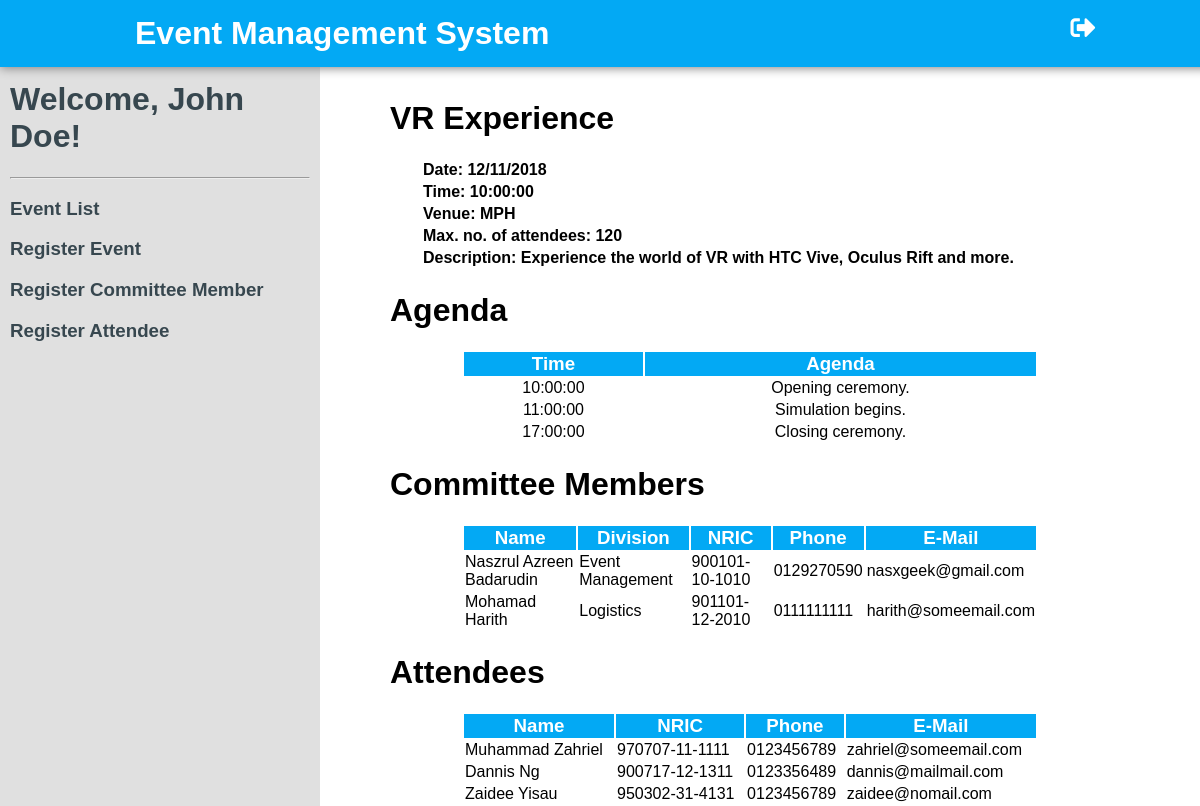
The app's page /website/event-detail.php?id=26 (signed in) with its own data.
### tables this page shows
CREATE TABLE IF NOT EXISTS `event` (
  `eve_id` int(4) NOT NULL,
  `eve_name` varchar(100) DEFAULT NULL,
  `eve_date` date DEFAULT NULL,
  `eve_time` time DEFAULT NULL,
  `eve_venue` varchar(100) DEFAULT NULL,
  `eve_max_num_att` int(3) DEFAULT NULL,
  `eve_desc` varchar(255) DEFAULT NULL,
  `user_id` int(4) NOT NULL
);

CREATE TABLE IF NOT EXISTS `tentative` (
  `tent_id` int(4) NOT NULL,
  `tent_time` time DEFAULT NULL,
  `tent_desc` varchar(255) DEFAULT NULL,
  `eve_id` int(4) DEFAULT NULL
);

CREATE TABLE IF NOT EXISTS `committee` (
  `comm_id` int(4) NOT NULL,
  `comm_name` varchar(100) DEFAULT NULL,
  `comm_div` varchar(20) DEFAULT NULL,
  `comm_nric` varchar(14) DEFAULT NULL,
  `comm_phone_num` varchar(13) DEFAULT NULL,
  `comm_email` varchar(100) DEFAULT NULL,
  `eve_id` int(4) DEFAULT NULL
);

CREATE TABLE IF NOT EXISTS `attendee` (
  `att_id` int(4) NOT NULL,
  `att_name` varchar(100) DEFAULT NULL,
  `att_nric` varchar(14) DEFAULT NULL,
  `att_phone_num` varchar(13) DEFAULT NULL,
  `att_email` varchar(100) DEFAULT NULL,
  `eve_id` int(4) DEFAULT NULL
);

### website/event-detail.php (the view, shortened to what this page needs)
<?php
	if(isset($_GET['id']) ) {
		$eve_id = $_GET['id'];
	} else {
		header("Location: index.php");
		exit();
	}
	include 'include/dbh-inc.php';
?>
<!DOCTYPE html>
<html>
<head>
	<link rel="stylesheet" type="text/css" href="src/event-detail.css">
	<link rel="stylesheet" href="https://use.fontawesome.com/releases/v5.3.1/css/all.css">
</head>
<body>
	<?php include 'include/header-nav.php'; ?>
	<div class="event-details">
		<div class="event-details-container">
			<?php
				$sql = "SELECT * FROM event WHERE eve_id = '$eve_id'";
				$result = mysqli_query($conn, $sql);
				$checkResult = mysqli_num_rows($result);
				$eventDatas = array();
				if ($checkResult < 1) {
					header("Location: index.php");
					exit();
				} else {
					while($row = mysqli_fetch_row($result)) {
						$eventDatas[] = $row;
					}
					foreach ($eventDatas as $eventData) {
						echo '
						<h1>'.$eventData[1].'</h1>
						<table >
							<tr>
								<td><h4>Date: '.date("d/m/Y", strtotime($eventData[2])).'</h4></td>
								<td></td>
							</tr>
							<tr>
								<td><h4>Time: '.$eventData[3].'</h4></td>
								<td></td>
							</tr>
							<tr>
								<td><h4>Venue: '.$eventData[4].'</h4></td>
								<td></td>
							</tr>
							<tr>
								<td><h4>Max. no. of attendees: '.$eventData[5].'</h4></td>
								<td></td>
							</tr>
							<tr>
								<td><h4>Description: '.$eventData[6].'</h4></td>
								<td></td>
							</tr>
						</table>
						<h1>Agenda</h1>';
						$sql = "SELECT * FROM tentative WHERE eve_id = '$eve_id' ORDER BY tent_time ";
						$result = mysqli_query($conn, $sql);
						$totalTentative = mysqli_num_rows($result);
						$tentativeDatas = array();
						if ($totalTentative < 1) {
							echo '<table><tr><td>No agenda provided.</td></tr></table>';
						} else {
							while($row = mysqli_fetch_row($result)) {
								$tentativeDatas[] = $row;
							}
							echo '
								<table id="agenda">
									<thead>
										<tr>
											<th><h3>Time</h3></th>
											<th><h3>Agenda</h3></th>
										</tr>
									</thead>
									<tbody>
							';
							foreach ($tentativeDatas as $tentativeData) {
								echo '
										<tr>
											<td>'.$tentativeData[1].'</td>
											<td>'.$tentativeData[2].'</td>
										</tr>
								';
							}
							echo '
								</tbody>
							</table>
							';
						}
						$sql = "SELECT * FROM committee WHERE eve_id = '$eve_id'";
						$result = mysqli_query($conn, $sql);
						$totalCommittee = mysqli_num_rows($result);
						$committeeDatas = array();
						echo '
							<h1>Committee Members</h1>
						';
						if ($totalCommittee < 1) {
							echo '<table><tr><td>No committee available.</td></tr></table>';
						} else {
							while($row = mysqli_fetch_row($result)) {
								$committeeDatas[] = $row;
							}
							echo '
								<table id="committee-members">
									<thead>
										<tr>
											<th><h3>Name</h3></th>
											<th><h3>Division</h3></th>
											<th><h3>NRIC</h3></th>
											<th><h3>Phone</h3></th>
											<th><h3>E-Mail</h3></th>
										</tr>
									</thead>
									<tbody>
							';
							foreach ($committeeDatas as $committeeData) {
								echo '
									<tr>
										<td>'.$committeeData[1].'</td>
										<td>'.$committeeData[2].'</td>
										<td>'.$committeeData[3].'</td>
										<td>'.$committeeData[4].'</td>
										<td>'.$committeeData[5].'</td>
									</tr>
								';
							}
							echo '
								</tbody>
								</table>
							';
						}
						$sql = "SELECT * FROM attendee WHERE eve_id = '$eve_id'";
						$result = mysqli_query($conn, $sql);
						$totalAttendee = mysqli_num_rows($result);
						$attendeeDatas = array();
						echo '
							<h1>Attendees</h1>
						';
						if ($totalAttendee < 1) {
							echo '<table><tr><td>No attendee available.</td></tr></table>';
						} else {
							while($row = mysqli_fetch_row($result)) {
								$attendeeDatas[] = $row;
							}
							echo '
								<table id="attendees">
									<thead>
										<tr>
											<th><h3>Name</h3></th>
											<th><h3>NRIC</h3></th>
											<th><h3>Phone</h3></th>
											<th><h3>E-Mail</h3></th>
										</tr>
									</thead>
									<tbody>
							';
							foreach ($attendeeDatas as $attendeeData) {
								echo '
									<tr>
										<td>'.$attendeeData[1].'</td>
										<td>'.$attendeeData[2].'</td>
										<td>'.$attendeeData[3].'</td>
										<td>'.$attendeeData[4].'</td>
									</tr>
								';
							}
							echo '
								</tbody>
								</table>
							';
						}
					}
				}
			?>
		</div>
	</div>
</body>
</html>

### website/include/header-nav.php
<div class="header">
	<div class="container">
		<div class="title">
			<h1>Event Management System</h1>
		</div>
		<div class="logout">
			<a href="include/logout-inc.php" title="Log Out"><i class="fas fa-sign-out-alt"></i></a>
		</div>
	</div>
</div>
<div class="sidebar">
	<h1>Welcome, John Doe!</h1>
	<hr>
	<ul>
		<li <?php if(basename($_SERVER['PHP_SELF']) == 'events.php') { echo 'class="active"';} ?>><a href="events.php"><h3>Event List</h3></a></li>
		<li <?php if(basename($_SERVER['PHP_SELF']) == 'register-event.php') { echo 'class="active"';} ?>><a href="register-event.php"><h3>Register Event</h3></a></li>
		<li <?php if(basename($_SERVER['PHP_SELF']) == 'register-committee.php') { echo 'class="active"';} ?>><a href="register-committee.php"><h3>Register Committee Member</h3></a></li>
		<li <?php if(basename($_SERVER['PHP_SELF']) == 'register-attendee.php') { echo 'class="active"';} ?>><a href="register-attendee.php"><h3>Register Attendee</h3></a></li>
	</ul>
</div>

### website/src/event-detail.css (style rules this page uses)
body { padding: 0; margin: 0; }
h1, h2, h3, h4, h5, h6, p, td { font-family: Arial; }
a { color: black; text-decoration: none; }
ul { list-style: none; padding: 0; }
.container { width: 80%; margin: auto; }
.header { box-shadow:0px 1px 10px grey; top: 0; position: fixed; width: 100%; background-color: #03a9f4; color: white; z-index: 1; padding: 15px; }
.header .title { float: left; }
.header .title h1 { margin: 0; padding: 0; }
.logout { font-size: 25px; float: right; cursor: pointer; }
.logout i { color: white; }
.sidebar { background-color: #e0e0e0; height: 100%; position: fixed; top: 0; min-width: 300px; max-width: 300px; overflow-y: scroll; z-index: 0; padding: 10px; padding-top: 60px; overflow-x: wrap; }
.sidebar h1, h2, h3 { color: #37474f; }
.event-details { margin-top: 100px; margin-left: 300px; }
.event-details-container { width: 80%; margin: auto; }
.event-details-container table { margin-left: 30px; }
#agenda, #committee-members, #attendees { width: 80%; margin:auto; }
th { background-color: #03a9f4; }
#agenda td { font-family: Arial; text-align: center; }
td h4 { margin: 0; padding: 0; }
th h3 { margin: 0; padding: 0; color: white; }

### records on screen
event: eve_name "VR Experience", eve_date "12/11/2018", eve_time "10:00:00", eve_venue "MPH", eve_max_num_att "120", eve_desc "Experience the world of VR with HTC Vive, Oculus Rift and more."
tentative: tent_time "10:00:00", tent_desc "Opening ceremony."
tentative: tent_time "11:00:00", tent_desc "Simulation begins."
tentative: tent_time "17:00:00", tent_desc "Closing ceremony."
committee: comm_name "Naszrul Azreen Badarudin", comm_div "Event Management", comm_nric "900101-10-1010", comm_phone_num "0129270590", comm_email "nasxgeek@gmail.com"
committee: comm_name "Mohamad Harith", comm_div "Logistics", comm_nric "901101-12-2010", comm_phone_num "0111111111", comm_email "harith@someemail.com"
attendee: att_name "Muhammad Zahriel", att_nric "970707-11-1111", att_phone_num "0123456789", att_email "zahriel@someemail.com"
attendee: att_name "Dannis Ng", att_nric "900717-12-1311", att_phone_num "0123356489", att_email "dannis@mailmail.com"
attendee: att_name "Zaidee Yisau", att_nric "950302-31-4131", att_phone_num "0123456789", att_email "zaidee@nomail.com"
